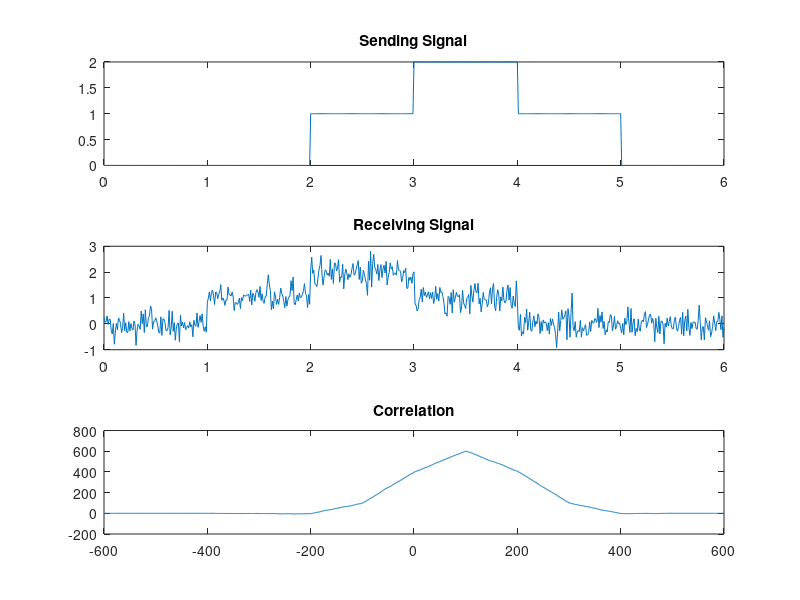

Recreate this plot in MATLAB.
clc;
clear all;

t = 0:0.01:6;

s1 = t>=2 & t<=5;
s2 = t>=3 & t<=4;
s = s1+s2;

d1 = t>=1 & t<=4;
d2 = t>=2 & t<=3;
d = d1+d2;

n = awgn(d,10);

R = xcorr(s,n);

L = length(t)-1;
A = -L:L;

subplot(311);
plot(t,s);
title("Sending Signal");

subplot(312);
plot(t,n);
title("Receiving Signal");

subplot(313);
plot(A,R);
title("Correlation");

max = max(R);
i = find(R == max);

index = i-L
